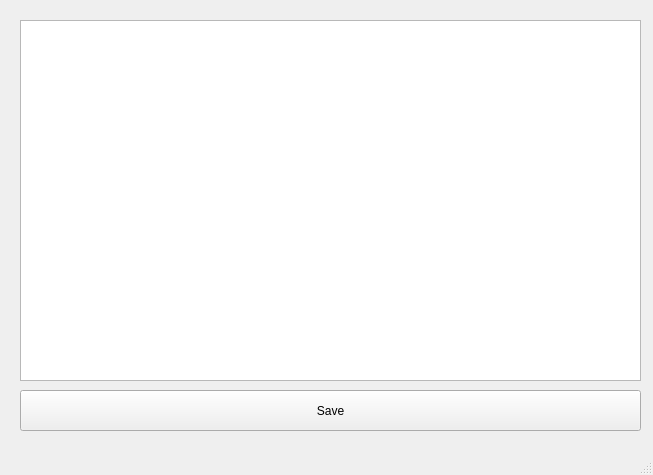
<?xml version="1.0" encoding="UTF-8"?>
<ui version="4.0">
 <class>MainWindow</class>
 <widget class="QMainWindow" name="MainWindow">
  <property name="geometry">
   <rect>
    <x>0</x>
    <y>0</y>
    <width>653</width>
    <height>475</height>
   </rect>
  </property>
  <property name="minimumSize">
   <size>
    <width>653</width>
    <height>475</height>
   </size>
  </property>
  <property name="maximumSize">
   <size>
    <width>653</width>
    <height>475</height>
   </size>
  </property>
  <property name="windowTitle">
   <string>MainWindow</string>
  </property>
  <property name="autoFillBackground">
   <bool>false</bool>
  </property>
  <widget class="QWidget" name="centralwidget">
   <widget class="QTableWidget" name="table">
    <property name="geometry">
     <rect>
      <x>20</x>
      <y>20</y>
      <width>621</width>
      <height>361</height>
     </rect>
    </property>
    <property name="dragEnabled">
     <bool>false</bool>
    </property>
    <property name="dragDropMode">
     <enum>QAbstractItemView::DragDrop</enum>
    </property>
   </widget>
   <widget class="QPushButton" name="save">
    <property name="geometry">
     <rect>
      <x>20</x>
      <y>390</y>
      <width>621</width>
      <height>41</height>
     </rect>
    </property>
    <property name="text">
     <string>Save</string>
    </property>
   </widget>
  </widget>
  <widget class="QMenuBar" name="menubar">
   <property name="geometry">
    <rect>
     <x>0</x>
     <y>0</y>
     <width>653</width>
     <height>21</height>
    </rect>
   </property>
  </widget>
  <widget class="QStatusBar" name="statusbar"/>
 </widget>
 <resources/>
 <connections/>
</ui>
